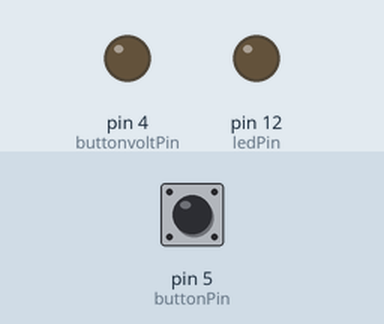
The sketch below on a simulated Teensy 4. On the bench: output pins drawn as LEDs (lit = HIGH). The inputs (shaded band) are chosen by the test bench; at power-on: pin 5 (buttonPin) LOW.

Above: at 0.1 s.
At 2.2 s:
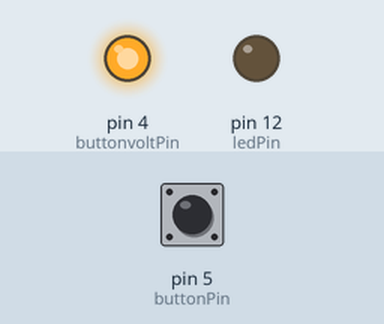
2.3 s: pin 5 (buttonPin) pulled HIGH for 1 s
At 3.8 s:
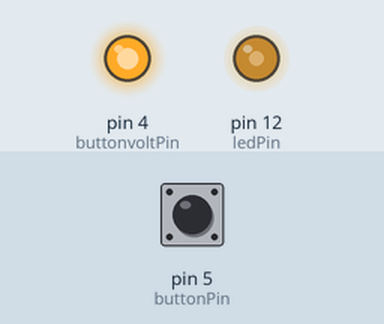
Timing chart, 0 to 57.3 s (numbered marks = the images above; inputs shaded):
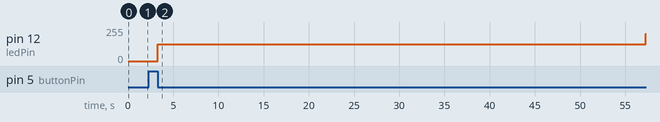

The sketch:

gift.ino
```cpp
#define SIZE 20
#include <Bounce.h>

int ledPin = 12;
int buttonPin = 5;
int buttonvoltPin = 4;

int brightness = 0;
int fadeAmount = 1;

long lastTime = millis();
long currentTime = millis();

const int first = 13;
const String NAME = "shenmue151";

Bounce bouncer = Bounce(buttonPin, 5);
String texts[SIZE] = {"Merry Christmas " + NAME + "!",
                      "I am the little christmas box, ",
                      "I only have one button, but that will not stop me!",
                      "well, well",
                      "The question is, what is my purpose?",
                      "I am just a box, what can I do to make the world a better place?",
                      "I know! I can travel the world and spread my deep deep looove!",
                      "The box itself is pretty robust and would probably be able to handle the stress very well",
                      "We have one problem though",
                      "I can light, I can talk, I can think (I believe) and I do not need to breathe.",
                      "But I can not move the tiniest bit by myself",
                      "Would you pleease help me? :) :) :) :) :)",
                      "Press me to accept!",

                      "Yay! Thank you!",
                      "All you have to do now is to either keep me for a while and make some cool modifications to me",
                      "(but keep my core functionality!) and then send me away to the next receiver.",
                      "If you can't find someone to send it to, ",
                      "either wait for next secret santa or send it back to my creator in Sweden",
                      "Source code can be found on github.com/criticalstone/gift",
                      "Don't forget to tell my creator where I am by sending an email to Criticalstone. You can find his email on github."
                      };

int printDelays[SIZE] = {10, 10, 10, 30, 10, 10, 10, 10, 30, 10, 10, 5, 10 ,10, 10, 10, 10, 10, 10, 50};

int delays[SIZE] = {300, 300, 1000, 1000, 300, 1000, 300, 300, 1000, 500, 0, 300, 0, 300, 0, 3000, 0, 2000, 1000, 1000};

void setup() {
  Serial.begin(9600);
  delay(1000);

  pinMode(buttonPin, INPUT);
  pinMode(buttonvoltPin, OUTPUT);
}

void loop() {
  resetKeyboard();
  resetMod();
  digitalWrite(buttonvoltPin, HIGH);

  waitClick(buttonPin);

  for(int i = 0; i < first; i++) {
    printDel(texts[i], printDelays[i]);
    Keyboard.println();
    delay(6*delays[i]);
  }

  waitClick(buttonPin);

  for(int i = first; i < SIZE; i++) {
    printDel(texts[i], printDelays[i]);
    Keyboard.println();
    delay(6*delays[i]);
  }
}

void printDel(String string, int del) {
  for (int i = 0; i < string.length(); i++) {
    Keyboard.print(string[i]);
    delay(del);
  }
}

void deleteRows(int num) {
  Keyboard.set_modifier(MODIFIERKEY_SHIFT);
  Keyboard.set_key2(KEY_HOME);
  for (int i = 1; i < num; i++) {
    Keyboard.set_key1(KEY_UP);
    Keyboard.send_now();
    Keyboard.set_key1(0);
    Keyboard.send_now();

  }
  Keyboard.set_key1(KEY_DELETE);
  Keyboard.send_now();
  resetKeyboard();
  resetMod();
}

void resetKeyboard() {
  Keyboard.set_key1(0);
  Keyboard.set_key2(0);
  Keyboard.set_key3(0);
  Keyboard.set_key4(0);
  Keyboard.set_key5(0);
  Keyboard.set_key6(0);
  Keyboard.send_now();
}

void resetMod() {
  Keyboard.set_modifier(0);
  Keyboard.send_now();
}

void waitHold(int pin, int timem) {
  int before = 0, after = 0;
  while (after - before < timem) {
    bouncer.update();
    while (bouncer.read() == LOW) {
      bouncer.update();
    }
    before = millis();
    while (bouncer.read() == HIGH) {
      bouncer.update();
    }
    after = millis();
    deleteRows(1);
    Keyboard.println(after-before);
  }
}

void waitClick(int pin){
  bouncer.update();
  while (bouncer.read() == LOW) {
    bouncer.update();
    updateLed();
  }
  while (bouncer.read() == HIGH) {
    bouncer.update();
    updateLed();
  }
}

void updateLed() {
  currentTime = millis();
  if (currentTime - lastTime > 5) {
    analogWrite(ledPin, brightness);
    brightness = brightness + fadeAmount;
    if (brightness >= 255 || brightness <= 0) {
      fadeAmount = -fadeAmount;
    }
    lastTime = currentTime;
  }
}
```
